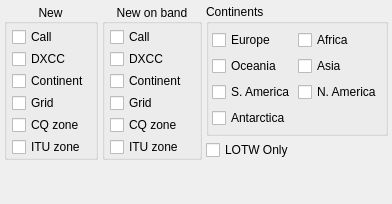
                     <widget class="QWidget" name="tab_10">
                      <attribute name="title">
                       <string>Filtering</string>
                      </attribute>
                      <layout class="QGridLayout" name="gridLayout_filtering">
                       <property name="leftMargin">
                        <number>4</number>
                       </property>
                       <property name="topMargin">
                        <number>4</number>
                       </property>
                       <property name="rightMargin">
                        <number>4</number>
                       </property>
                       <property name="bottomMargin">
                        <number>4</number>
                       </property>
                       <property name="spacing">
                        <number>4</number>
                       </property>
                       <item row="1" column="1">
                        <spacer name="verticalSpacer_10">
                         <property name="orientation">
                          <enum>Qt::Vertical</enum>
                         </property>
                         <property name="sizeHint" stdset="0">
                          <size>
                           <width>20</width>
                           <height>40</height>
                          </size>
                         </property>
                        </spacer>
                       </item>
                       <item row="0" column="2">
                        <widget class="QGroupBox" name="groupBox_2">
                         <property name="toolTip">
                          <string>&lt;html&gt;&lt;head/&gt;&lt;body&gt;&lt;p&gt;Only stations with new Call/DXCC/Continent... on band will be shown in the Band Activity window&lt;/p&gt;&lt;/body&gt;&lt;/html&gt;</string>
                         </property>
                         <property name="title">
                          <string>New on band</string>
                         </property>
                         <property name="alignment">
                          <set>Qt::AlignCenter</set>
                         </property>
                         <layout class="QVBoxLayout" name="verticalLayout_14">
                          <property name="spacing">
                           <number>2</number>
                          </property>
                          <property name="leftMargin">
                           <number>5</number>
                          </property>
                          <property name="topMargin">
                           <number>3</number>
                          </property>
                          <property name="rightMargin">
                           <number>5</number>
                          </property>
                          <property name="bottomMargin">
                           <number>0</number>
                          </property>
                          <item>
                           <widget class="QCheckBox" name="cb_callB4onBand">
                            <property name="text">
                             <string>Call</string>
                            </property>
                           </widget>
                          </item>
                          <item>
                           <widget class="QCheckBox" name="cb_countryB4onBand">
                            <property name="text">
                             <string>DXCC</string>
                            </property>
                           </widget>
                          </item>
                          <item>
                           <widget class="QCheckBox" name="cb_continentB4onBand">
                            <property name="text">
                             <string>Continent</string>
                            </property>
                           </widget>
                          </item>
                          <item>
                           <widget class="QCheckBox" name="cb_gridB4onBand">
                            <property name="text">
                             <string>Grid</string>
                            </property>
                           </widget>
                          </item>
                          <item>
                           <widget class="QCheckBox" name="cb_CQZoneB4onBand">
                            <property name="text">
                             <string>CQ zone</string>
                            </property>
                           </widget>
                          </item>
                          <item>
                           <widget class="QCheckBox" name="cb_ITUZoneB4onBand">
                            <property name="text">
                             <string>ITU zone</string>
                            </property>
                           </widget>
                          </item>
                         </layout>
                        </widget>
                       </item>
                       <item row="0" column="1">
                        <widget class="QGroupBox" name="groupBox_3">
                         <property name="toolTip">
                          <string>&lt;html&gt;&lt;head/&gt;&lt;body&gt;&lt;p&gt;Only stations with new Call/DXCC/Continent... will be shown in the Band Activity window&lt;/p&gt;&lt;/body&gt;&lt;/html&gt;</string>
                         </property>
                         <property name="title">
                          <string>New</string>
                         </property>
                         <property name="alignment">
                          <set>Qt::AlignCenter</set>
                         </property>
                         <layout class="QVBoxLayout" name="verticalLayout_13">
                          <property name="spacing">
                           <number>2</number>
                          </property>
                          <property name="leftMargin">
                           <number>5</number>
                          </property>
                          <property name="topMargin">
                           <number>3</number>
                          </property>
                          <property name="rightMargin">
                           <number>5</number>
                          </property>
                          <property name="bottomMargin">
                           <number>0</number>
                          </property>
                          <item>
                           <widget class="QCheckBox" name="cb_callB4">
                            <property name="text">
                             <string>Call</string>
                            </property>
                           </widget>
                          </item>
                          <item>
                           <widget class="QCheckBox" name="cb_countryB4">
                            <property name="text">
                             <string>DXCC</string>
                            </property>
                           </widget>
                          </item>
                          <item>
                           <widget class="QCheckBox" name="cb_continentB4">
                            <property name="text">
                             <string>Continent</string>
                            </property>
                           </widget>
                          </item>
                          <item>
                           <widget class="QCheckBox" name="cb_gridB4">
                            <property name="text">
                             <string>Grid</string>
                            </property>
                           </widget>
                          </item>
                          <item>
                           <widget class="QCheckBox" name="cb_CQZoneB4">
                            <property name="text">
                             <string>CQ zone</string>
                            </property>
                           </widget>
                          </item>
                          <item>
                           <widget class="QCheckBox" name="cb_ITUZoneB4">
                            <property name="text">
                             <string>ITU zone</string>
                            </property>
                           </widget>
                          </item>
                         </layout>
                        </widget>
                       </item>
                       <item row="0" column="3">
                        <layout class="QVBoxLayout" name="verticalLayout_10">
                         <item>
                          <widget class="QGroupBox" name="groupBox_8">
                           <property name="toolTip">
                            <string>&lt;html&gt;&lt;head/&gt;&lt;body&gt;&lt;p&gt;Show only stations from the selected continents&lt;/p&gt;&lt;/body&gt;&lt;/html&gt;</string>
                           </property>
                           <property name="statusTip">
                            <string/>
                           </property>
                           <property name="title">
                            <string>Continents</string>
                           </property>
                           <layout class="QGridLayout" name="gridLayout_4">
                            <property name="leftMargin">
                             <number>3</number>
                            </property>
                            <property name="topMargin">
                             <number>3</number>
                            </property>
                            <property name="rightMargin">
                             <number>3</number>
                            </property>
                            <property name="bottomMargin">
                             <number>0</number>
                            </property>
                            <property name="spacing">
                             <number>3</number>
                            </property>
                            <item row="1" column="1">
                             <widget class="QCheckBox" name="cb_c_AS">
                              <property name="text">
                               <string>Asia</string>
                              </property>
                             </widget>
                            </item>
                            <item row="0" column="0">
                             <widget class="QCheckBox" name="cb_c_EU">
                              <property name="text">
                               <string>Europe</string>
                              </property>
                             </widget>
                            </item>
                            <item row="0" column="1">
                             <widget class="QCheckBox" name="cb_c_AF">
                              <property name="text">
                               <string>Africa</string>
                              </property>
                             </widget>
                            </item>
                            <item row="4" column="1">
                             <widget class="QCheckBox" name="cb_c_NA">
                              <property name="text">
                               <string>N. America</string>
                              </property>
                             </widget>
                            </item>
                            <item row="4" column="0">
                             <widget class="QCheckBox" name="cb_c_SA">
                              <property name="text">
                               <string>S. America</string>
                              </property>
                             </widget>
                            </item>
                            <item row="5" column="0">
                             <widget class="QCheckBox" name="cb_c_AN">
                              <property name="text">
                               <string>Antarctica</string>
                              </property>
                             </widget>
                            </item>
                            <item row="1" column="0">
                             <widget class="QCheckBox" name="cb_c_OC">
                              <property name="text">
                               <string>Oceania</string>
                              </property>
                             </widget>
                            </item>
                           </layout>
                          </widget>
                         </item>
                         <item>
                          <widget class="QCheckBox" name="cb_f_LOTW">
                           <property name="toolTip">
                            <string>&lt;html&gt;&lt;head/&gt;&lt;body&gt;&lt;p&gt;Show only stations registered with LOTW&lt;/p&gt;&lt;/body&gt;&lt;/html&gt;</string>
                           </property>
                           <property name="text">
                            <string>LOTW Only</string>
                           </property>
                          </widget>
                         </item>
                        </layout>
                       </item>
                      </layout>
                     </widget>
